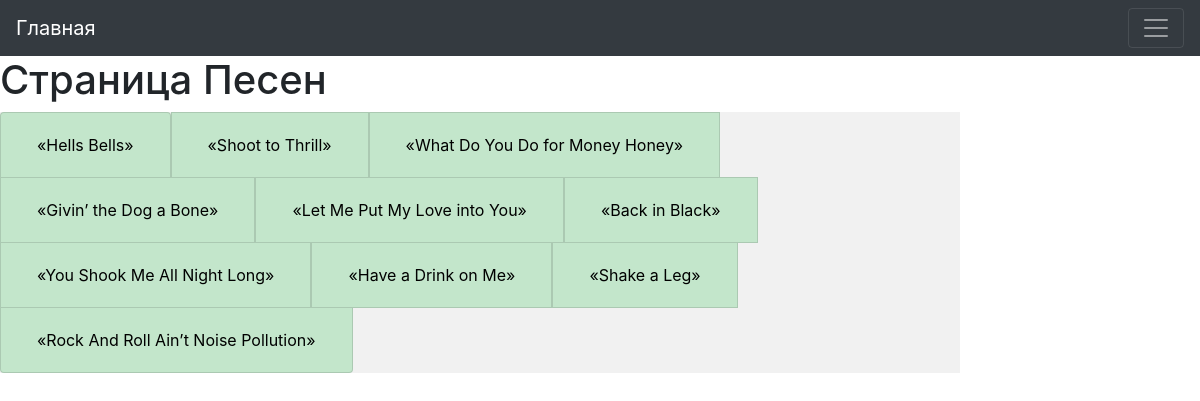
Screenshot of /catalog/catalog/category/album/song/1/ with the database file from the repository.
### checkapp/models.py (models this page shows)
class Song(models.Model):
    category = models.ForeignKey(Album,
                                 on_delete=models.CASCADE)
    name = models.CharField(max_length=200)
    time = models.TimeField(auto_now=False, auto_now_add=False)
    def __str__(self):
        return self.name
    class Meta:
        verbose_name = 'Песня'
        verbose_name_plural = 'Песни'

### checkapp/views.py (the view)
# urls.py: path('catalog/category/album/song/<int:pk>/', checkapp.song, name='song'),
def song(request, pk):
    songes = Song.objects.filter(category_id=pk)
    context = {
        'songes': songes,
        'page_title': 'страница песен'
    }
    return render(request, 'checkapp/song.html', context)

### checkapp/templates/checkapp/song.html
{% extends 'checkapp/base.html' %}
{% block content %}
    <h1>Страница Песен</h1>
    <div class="songes-menu">
        <ul>
            {% for item in songes %}
                <li class="list-group-item list-group-item-success">
                    <a href="{% url 'main:song_page' item.pk %}">
                        {{ item }}
                    </a>
                </li>
            {% endfor %}
        </ul>
    </div>
{% endblock %}

### static/css/main.css (style rules this page uses)
ul { list-style-type: none; margin: 0; padding: 0; width: 80%; background-color: #f1f1f1; display: inline-block; }
li { float: left; }
li a { display: block; color: #000; padding: 8px 16px; text-decoration: none; }

### rows the page displays
Song: name "«Hells Bells»"
Song: name "«Shoot to Thrill»"
Song: name "«What Do You Do for Money Honey»"
Song: name "«Givin’ the Dog a Bone»"
Song: name "«Let Me Put My Love into You»"
Song: name "«Back in Black»"
Song: name "«You Shook Me All Night Long»"
Song: name "«Have a Drink on Me»"
Song: name "«Shake a Leg»"
Song: name "«Rock And Roll Ain’t Noise Pollution»"
